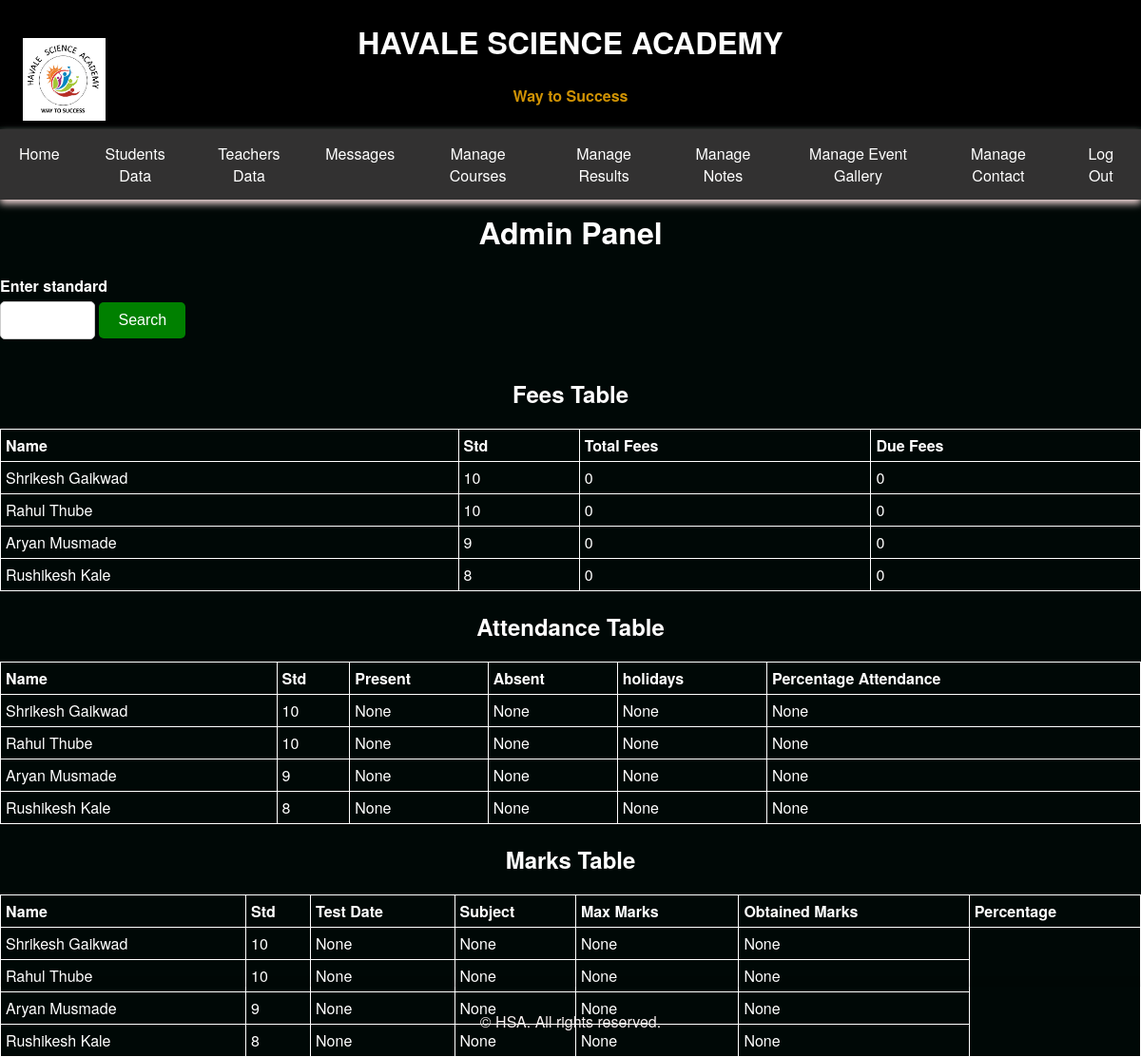
The page /studentProfile/ (signed in) on the database its author committed.
### app1/models.py (models this page shows)
class Students(models.Model):
    user = models.ForeignKey(User,on_delete=models.CASCADE, null= True , blank= True)
    Sname = models.CharField(max_length=30)
    username = models.CharField(max_length=20)
    mob = models.CharField(max_length=10)
    std = models.IntegerField(max_length=2)

class Fees(models.Model):
    user = models.ForeignKey(User,on_delete=models.CASCADE, null= True , blank= True)
    username = models.CharField(max_length=20)
    totalFees = models.IntegerField(null= True , blank= True,default=0)
    paidFees = models.IntegerField(null= True , blank= True,default=0)
    dueFees = models.IntegerField(null= True ,blank= True,default=0)

class StudentAttendence(models.Model):
    user = models.ForeignKey(User,on_delete=models.CASCADE, null= True , blank= True)
    username = models.CharField(max_length=20)
    date_01 = models.CharField(max_length=2,null= True , blank= True)
    date_02 = models.CharField(max_length=2,null= True , blank= True)
    date_03 = models.CharField(max_length=2,null= True , blank= True)
    date_04 = models.CharField(max_length=2,null= True , blank= True)
    date_05 = models.CharField(max_length=2,null= True , blank= True)
    date_06 = models.CharField(max_length=2,null= True , blank= True)
    date_07 = models.CharField(max_length=2,null= True , blank= True)
    date_08 = models.CharField(max_length=2,null= True , blank= True)
    date_09 = models.CharField(max_length=2,null= True , blank= True)
    date_10 = models.CharField(max_length=2,null= True , blank= True)
    date_11 = models.CharField(max_length=2,null= True , blank= True)
    date_12 = models.CharField(max_length=2,null= True , blank= True)
    date_13 = models.CharField(max_length=2,null= True , blank= True)
    date_14 = models.CharField(max_length=2,null= True , blank= True)
    date_15 = models.CharField(max_length=2,null= True , blank= True)
    date_16 = models.CharField(max_length=2,null= True , blank= True)
    date_17 = models.CharField(max_length=2,null= True , blank= True)
    date_18 = models.CharField(max_length=2,null= True , blank= True)
    date_19 = models.CharField(max_length=2,null= True , blank= True)
    date_20 = models.CharField(max_length=2,null= True , blank= True)
    date_21 = models.CharField(max_length=2,null= True , blank= True)
    date_22 = models.CharField(max_length=2,null= True , blank= True)
    date_23 = models.CharField(max_length=2,null= True , blank= True)
    date_24 = models.CharField(max_length=2,null= True , blank= True)
    date_25 = models.CharField(max_length=2,null= True , blank= True)
    date_26 = models.CharField(max_length=2,null= True , blank= True)
    date_27 = models.CharField(max_length=2,null= True , blank= True)
    date_28 = models.CharField(max_length=2,null= True , blank= True)
    date_29 = models.CharField(max_length=2,null= True , blank= True)
    date_30 = models.CharField(max_length=2,null= True , blank= True)
    date_31 = models.CharField(max_length=2,null= True , blank= True)

class Marks(models.Model):
    user = models.ForeignKey(User,on_delete=models.CASCADE, null= True , blank= True)
    username = models.CharField(max_length=20)
    testDate = models.DateField(null= True , blank= True)
    subject = models.CharField(max_length=10,null= True , blank= True)
    totalMarks = models.IntegerField(max_length=10,null= True , blank= True)
    obtainedMarks = models.IntegerField(max_length=10,null= True , blank= True)

### practice/views.py (the view)
# urls.py: path('studentProfile/',studentProfile,name="Student Profile"),
@login_required
def studentProfile (request):
    if request.user.is_superuser:
        fees = Fees.objects.all()
        attendance = StudentAttendence.objects.all()
        marks = Marks.objects.all()
        standard = request.POST.get('std')
        if standard in (str(0), None):
            profile = Students.objects.all()
        else:
            standard = int(standard)
            profile = Students.objects.filter(std=standard)
        return render (request, "adminpage.html",{'profile':profile,'fees':fees,'attendance':attendance,'marks':marks,'standard':standard})
    else:
        profile = Students.objects.filter(user=request.user)
        fees = Fees.objects.filter(user=request.user)
        return render (request, "studentProfile.html",{'profile':profile,'fees':fees})

### templates/adminpage.html (shortened to what this page needs)
{% load static %}
<!DOCTYPE html>
<html lang="en">
    <head>
    </head>
    <header>
        <img src="{% static 'static/logo.png' %}" alt="Logo">
        <h1 >HAVALE SCIENCE ACADEMY</h1>
        <h4>Way to Success</h4>
        <span class="hamburger">&#9776;</span>
    </header>
    <nav>
        <a href="/home/">Home</a>
        <a href="/studentProfile/">Students Data</a>
        <a href="/teachers/">Teachers Data</a>
        <a href="/messeges/">Messages</a>
        <a href="/managecourses/">Manage Courses</a>
        <a href="/manageresult/">Manage Results</a>
        <a href="/managenotes/">Manage Notes</a>
        <a href="/addEvent/">Manage Event Gallery</a>
        <a href="/contact/">Manage Contact</a>
        <a href="{% url 'logout' %}">Log Out</a>
    </nav>
    <body>
        <center><h1>Admin Panel</h1></center>
        <form action="/studentProfile/" method="post">
            <label style = "color:white" for="std">Enter standard</label>
            <input style = "width:100px" type="text" id = "std" name = "std" required>
        <button type="submit" onclick="changeInputValue()">Search</button>
    </form>
    <center>
        <h2 style = "color:white">Fees Table</h2>
    </center>
    <table border = "1">
        <tr>
            <th>Name</th>
            <th>Std</th>
            <th>Total Fees</th>
            <th>Due Fees</th>
        </tr >
        {% for prof in profile  %}
        {% for fee in fees  %}
        {% if fee.username == prof.username %}
            <tr>
                <td>{{prof.Sname}}</td>
                <td>{{prof.std}}</td>
                <td>{{fee.totalFees}}</td>
                <td>{{fee.dueFees}}</td>
            </tr>
        {% endif %}
        {% endfor %}
        {% endfor %}
    </table>
    <center>
        <h2 style = "color:white">Attendance Table</h2>
    </center>
    <table border = "1">
        <tr>
            <th>Name</th>
            <th>Std</th>
            <th>Present</th>
            <th>Absent</th>
            <th>holidays</th>
            <th>Percentage Attendance</th>
        </tr >
        {% for profile in profile  %}
        {% for attendance in attendance  %}
        {% if attendance.username == profile.username %}
            <tr>
                <td>{{profile.Sname}}</td>
                <td>{{profile.std}}</td>
                <td>{{attendance.date_01}}</td>
                <td>{{attendance.date_02}}</td>
                <td>{{attendance.date_02}}</td>
                <td>{{attendance.date_02}}</td>
            </tr>
        {% endif %}
        {% endfor %}
        {% endfor %}
    </table>
    <center>
        <h2 style = "color:white">Marks Table</h2>
    </center>
    <table border = "1">
        <tr>
            <th>Name</th>
            <th>Std</th>
            <th>Test Date</th>
            <th>Subject</th>
            <th>Max Marks</th>
            <th>Obtained Marks</th>
            <th>Percentage</th>
        </tr >
        {% for profile in profile  %}
        {% for marks in marks  %}
        <tr>
        {% if profile.username == marks.username %}
                <td>{{profile.Sname}}</td>
                <td>{{profile.std}}</td>
                <td>{{marks.testDate}}</td>
                <td>{{marks.subject}}</td>
                <td>{{marks.totalMarks}}</td>
                <td>{{marks.obtainedMarks}}</td>
            </tr>
        {% endif %}
        {% endfor %}
        {% endfor %}
    </table>
</body>
{% include "footer.html" %}
</html>

### templates/footer.html
{% load static %}
<link rel="stylesheet" type="text/css" href="{% static 'static/style.css' %}">
<footer>
    <p>&copy; HSA. All rights reserved.</p>
</footer>

### static/style.css (style rules this page uses)
@media (min-width: 1025px) { body { margin: 0; padding: 0; width: 100%; height: 100%; box-sizing: border-box; padding-top: 200px; background:linear-gradient(135deg, rgba(255, 255, 255, 0.9) 0%, rgba(241, 241, 241, 0.9) 50%, rgba(229, 229, 229, 0.9) 100%); background-image: url('https://www.transparenttextures.com/patterns/cubes.png'); font-family: 'Helvetica Neue', Arial, sans-serif; background-color: #000806; justify-content: center; align-items: center; height: 100vh; box-sizing: border-box; } }
@media (min-width: 1025px) { header { background-color: black; color: rgb(207, 146, 4); top: 0; text-align: center; position: fixed; width: 100%; box-shadow: 0 4px 8px rgba(0,0,0,0.1); } }
@media (min-width: 1025px) { header img { position: absolute; top: 5vh; left: 2vw; height: 65%; max-width: 100%; } }
@media (min-width: 1025px) { header h1 { display: flex; color: white; justify-content: center; } }
@media (min-width: 1025px) { nav { top: 17vh; position: fixed; display: flex; width: 100%; justify-content: space-around; background-color: #413e3ec6; box-shadow: 0 4px 8px rgb(255, 228, 228); } }
@media (min-width: 1025px) { nav a { color: white; padding: 14px 20px; text-decoration: none; text-align: center; transition: background-color 0.3s, color 0.3s; } }
@media (min-width: 1025px) { footer { color: rgb(247, 240, 240); text-align: center; padding: 10px 0; position: fixed; width: 100%; bottom: 0; box-shadow: 0 -4px 8px rgba(0,0,0,0.1); } }
@media (min-width: 1025px) { label { display: block; margin: 10px 0 5px; font-weight: bold; color: black; text-align: left; } }
@media (min-width: 1025px) { h2 { color: #333333; margin-bottom: 20px; font-size: 24px; } }
@media (min-width: 1025px) { input[type="text"], input[type="password"] { width: 100%; padding: 10px; margin-bottom: 20px; border: 1px solid #cccccc; border-radius: 5px; font-size: 16px; box-sizing: border-box; } }
@media (min-width: 1025px) { button { background-color: green; color: #ffffff; border: none; padding: 10px 20px; border-radius: 5px; font-size: 16px; cursor: pointer; transition: background-color 0.3s ease; } }
@media (min-width: 1025px) { p { margin-top: 15px; } }
@media (min-width: 1025px) { h1 { color: white; } }
@media (min-width: 1025px) { .hamburger { position: absolute; top: 10px; left: 10px; font-size: 24px; color: transparent; z-index: 10; } }

### templates/adminpage.html (style rules this page uses)
* { margin: bottom 10px;; }
table { color:white; width: 100%; border-collapse: collapse; }
table, th, td { border: 1px solid white; }
th, td { padding: 5px; text-align: left; }
label { color:white; }
h2 { color:white; }

### rows shown on the page
Students: Sname "Shrikesh Gaikwad", std "10"
Fees: totalFees "0", dueFees "0"
Students: Sname "Rahul Thube", std "10"
Fees: totalFees "0", dueFees "0"
Students: Sname "Aryan Musmade", std "9"
Fees: totalFees "0", dueFees "0"
Students: Sname "Rushikesh Kale", std "8"
Fees: totalFees "0", dueFees "0"
StudentAttendence: date_01 "None", date_02 "None"
StudentAttendence: date_01 "None", date_02 "None"
StudentAttendence: date_01 "None", date_02 "None"
StudentAttendence: date_01 "None", date_02 "None"
Marks: testDate "None", subject "None", totalMarks "None", obtainedMarks "None"
Marks: testDate "None", subject "None", totalMarks "None", obtainedMarks "None"
Marks: testDate "None", subject "None", totalMarks "None", obtainedMarks "None"
Marks: testDate "None", subject "None", totalMarks "None", obtainedMarks "None"
